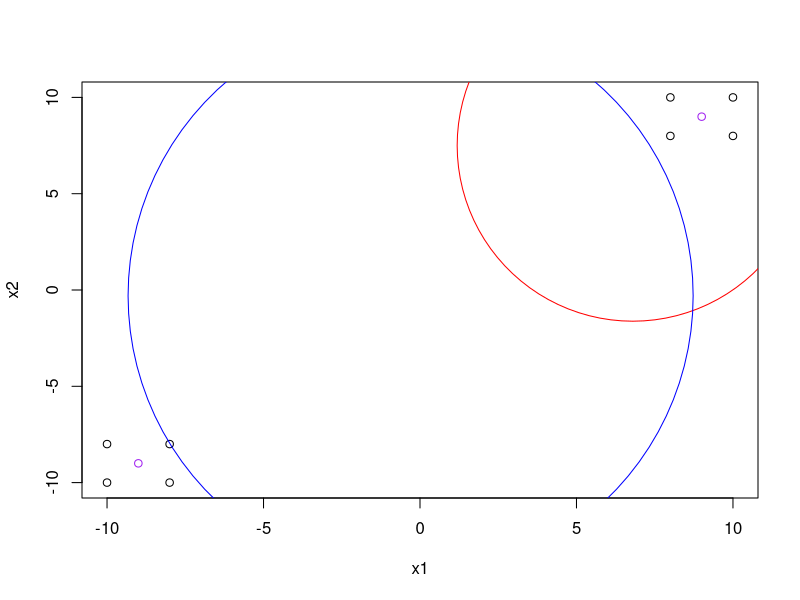

This figure's R source:
x1 <- c(-10, -10, -8, -8, 10, 10, 8, 8);
x2 <- c(-10, -8, -8, -10, 10, 8, 8, 10);

plot(x1, x2);

points(c(-9, 9), c(-9, 9), col='purple');

library(plotrix)
draw.circle(6.8, 7.5, sqrt(31.5), border="red");
draw.circle(-0.3, -0.3, sqrt(81.5), border="blue");
